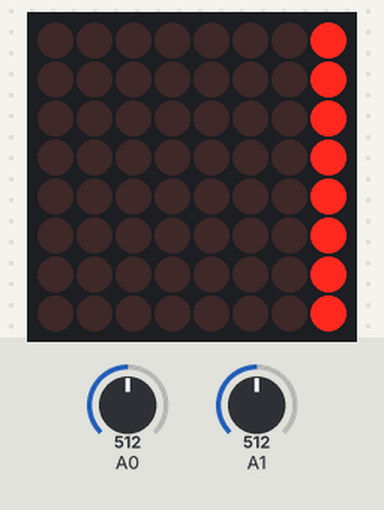
The sketch below on a simulated Arduino Uno, built with avr-gcc and run on an emulated ATmega328P. On the bench: 8×8 LED matrix. The inputs (shaded band) are chosen by the test bench; at power-on: A0 = 512, A1 = 512.

Above: at 1.2 s.
1.3 s: A0 set to 716
At 2.5 s:
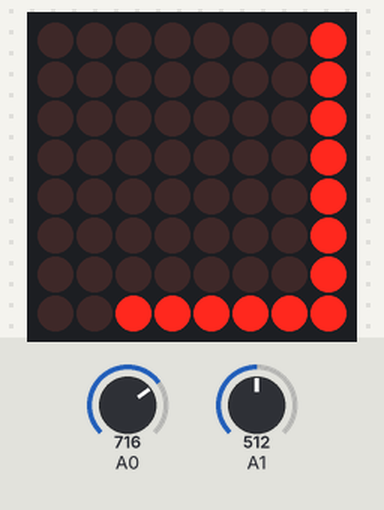
2.8 s: A0 set to 900
At 3.8 s:
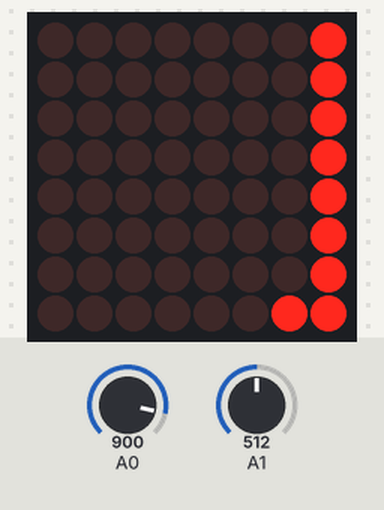
4.3 s: A0 set to 1023
At 5.0 s:
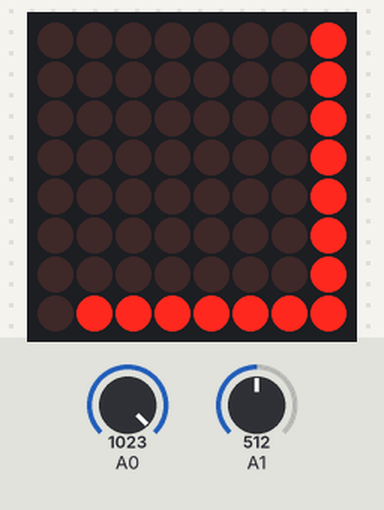
5.8 s: A0 set to 122
At 6.2 s:
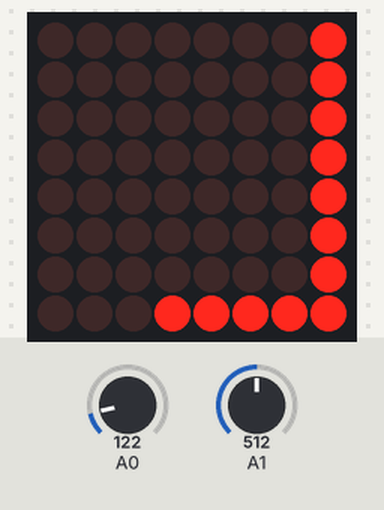
7.3 s: A1 set to 716
8.8 s: A0 set to 0
At 8.82 s:
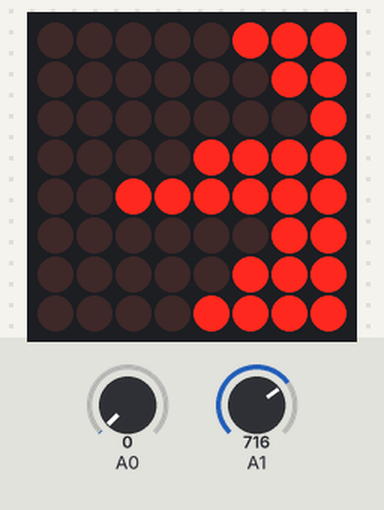
Timing chart, 0 to 11.3 s (numbered marks = the images above; inputs shaded):
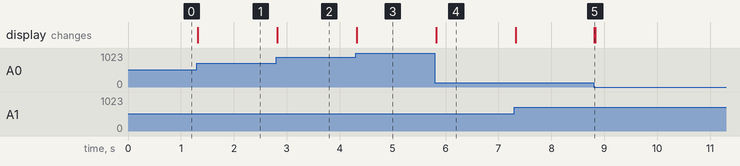

Measured:
- after the input at 1.3 s, the display: changes at once (image 1)
- after the input at 2.8 s, the display: changes at once (image 2)
- after the input at 4.3 s, the display: changes at once (image 3)
- after the input at 5.8 s, the display: changes at once (image 4)
- after the input at 8.8 s, the display: changes at once (image 5)

The sketch:

analizador_de_espectro_8x8.ino
```cpp
/*
   Programa Analizador de Espectro de Audio
   Implementación de biblioteca "arduinoFFT" para el control FFT
   Implementación de matriz de Leds 8x8 con MAX7219
   Pines de conexión:
      CLK pin 11
      CS  pin 10
      DIN pin 12
      ADC pin A0
   Autor: Electgpl
*/

#include "LedControl.h"
#include "arduinoFFT.h"

const uint16_t samples = 16;
uint16_t k = 0;
double vReal[samples];
double vImag[samples];
uint8_t alturas[] = {1,3,7,15,31,63,127,255};

arduinoFFT FFT = arduinoFFT();
LedControl lc = LedControl(12,11,10,1);

void setup(){
   pinMode(A0, INPUT);
//   Serial.begin(9600);
   lc.shutdown(0,false);
   lc.clearDisplay(0);
}

void loop(){
  lc.setIntensity(0,map(analogRead(1),0,1023,0,15));
   for(int i=0; i<samples; i++){
      vReal[i] = analogRead(A0);
      vImag[i] = 0;
   }
//   long sum = 0;
//    for(int i=0; i<100; i++)
//    {
//       sum += analogRead(0);
//    }
//    sum = sum/100;
//   Serial.println(sum);

   FFT.Windowing(vReal, samples, FFT_WIN_TYP_RECTANGLE, FFT_FORWARD);
   FFT.Compute(vReal, vImag, samples, FFT_FORWARD);
   FFT.ComplexToMagnitude(vReal, vImag, samples);

   k = (samples/2)-1;

   for(uint16_t j = 0; j < (samples/2); j++){
    lc.setRow(0,k,alturas[map((byte)vReal[j],0,256,0,7)]);

       if(k>0)
          k--;
   }
}
```
